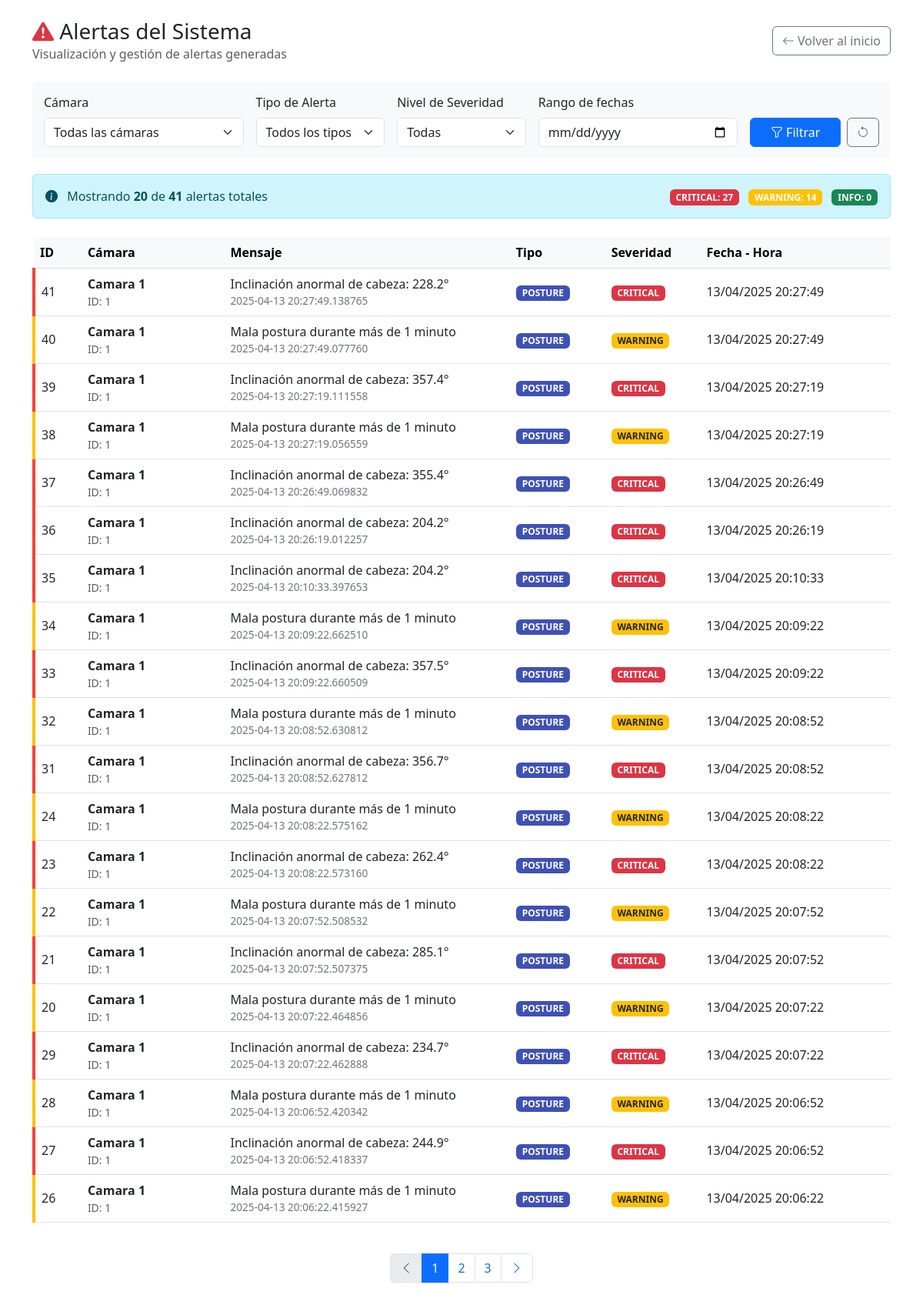
/alertas, run on the app's committed database.
### tables this page shows
CREATE TABLE alertas (
                id INTEGER PRIMARY KEY AUTOINCREMENT,
                id_camara INTEGER NOT NULL,
                mensaje TEXT NOT NULL,
                tipo TEXT NOT NULL,  -- 'postura', 'movimiento', 'conexion', etc.
                severidad TEXT NOT NULL,  -- 'info', 'warning', 'danger'
                fecha TIMESTAMP DEFAULT CURRENT_TIMESTAMP,
                FOREIGN KEY (id_camara) REFERENCES camaras(id)
            );

CREATE TABLE camaras (
                id INTEGER PRIMARY KEY AUTOINCREMENT,
                nombre TEXT NOT NULL,
                url TEXT UNIQUE NOT NULL,
                descripcion TEXT,
                angulo_min INTEGER NOT NULL DEFAULT 45,  -- Ángulo mínimo en grados
                angulo_max INTEGER NOT NULL DEFAULT 135, -- Ángulo máximo en grados
                hombros_min REAL NOT NULL DEFAULT 0.5,    -- Distancia mínima entre hombros
                hombros_max REAL NOT NULL DEFAULT 1.5,   -- Distancia máxima entre hombros
                manos_min INTEGER NOT NULL DEFAULT 30,   -- Distancia mínima de manos
                manos_max INTEGER NOT NULL DEFAULT 150,   -- Distancia máxima de manos
                ubicacion TEXT,
                activa BOOLEAN DEFAULT 1,
                fecha_instalacion TIMESTAMP DEFAULT CURRENT_TIMESTAMP,
                FOREIGN KEY (id) REFERENCES notificaciones(id_camara)
            );

### routes/alertas.py (the view, shortened to what this page needs)
    @app.route('/alertas')
    def alertas_index():
        try:
            page = request.args.get('page', 1, type=int)
            per_page = 20
            id_camara = request.args.get('camara', type=int)
            tipo = request.args.get('tipo')
            severidad = request.args.get('severidad')
            fecha = request.args.get('fecha')
            print("fecha",fecha)
            conn = get_db_connection()
            query = '''
                SELECT a.*, c.nombre as nombre_camara, c.ubicacion
                FROM alertas a
                LEFT JOIN camaras c ON a.id_camara = c.id
                WHERE 1=1
            '''
            params = []
            if id_camara:
                query += ' AND a.id_camara = ?'
                params.append(id_camara)
            if tipo:
                query += ' AND a.tipo = ?'
                params.append(tipo)
            if severidad:
                query += ' AND a.severidad = ?'
                params.append(severidad)
            print("fecha",fecha)
            count_query = 'SELECT COUNT(*) FROM (' + query + ')'
            print("count_query",count_query)
            total = conn.execute(count_query, params).fetchone()[0]
            counts_query = '''
                SELECT
                    SUM(CASE WHEN severidad = 'CRITICAL' THEN 1 ELSE 0 END) as critical,
                    SUM(CASE WHEN severidad = 'WARNING' THEN 1 ELSE 0 END) as warning,
                    SUM(CASE WHEN severidad = 'INFO' THEN 1 ELSE 0 END) as info
                FROM alertas
            '''
            counts_result = conn.execute(counts_query).fetchone()
            counts = {
                'CRITICAL': counts_result['critical'],
                'WARNING': counts_result['warning'],
                'INFO': counts_result['info']
            }
            query += ' ORDER BY a.fecha DESC LIMIT ? OFFSET ?'
            params.extend([per_page, (page - 1) * per_page])
            alertas = conn.execute(query, params).fetchall()
            camaras = conn.execute('SELECT id, nombre FROM camaras ORDER BY nombre').fetchall()
            conn.close()
            return render_template('alertas/index.html',
                                alertas=alertas,
                                camaras=camaras,
                                page=page,
                                per_page=per_page,
                                total=total,
                                counts=counts,  # NUEVO: agregamos los conteos
                                filtros={
                                    'camara': id_camara,
                                    'tipo': tipo,
                                    'severidad': severidad
                                })
        except Exception as e:
            app.logger.error(f"Error al listar alertas: {str(e)}")
            flash('Error al cargar la lista de alertas', 'error')
            return redirect(url_for('index'))

### database.py (called while the page is built)
def get_db_connection():
    conn = sqlite3.connect('monitoring.db')
    conn.row_factory = sqlite3.Row
    return conn

### templates/alertas/index.html (shortened to what this page needs)
<!DOCTYPE html>
<html lang="es">
<head>
  <link rel="stylesheet" href="https://cdn.jsdelivr.net/npm/bootstrap@5.3.0/dist/css/bootstrap.min.css">
  <link rel="stylesheet" href="https://cdn.jsdelivr.net/npm/bootstrap-icons@1.10.0/font/bootstrap-icons.css">
</head>
<body>
  <div class="container mt-4">
    <div class="d-flex justify-content-between align-items-center mb-4">
      <div>
        <h1 class="h3 mb-0">
          <i class="bi bi-exclamation-triangle-fill text-danger"></i> Alertas del Sistema
        </h1>
        <p class="text-muted mb-0">Visualización y gestión de alertas generadas</p>
      </div>
      <div>
        <a href="{{ url_for('index') }}" class="btn btn-outline-secondary">
          <i class="bi bi-arrow-left"></i> Volver al inicio
        </a>
      </div>
    </div>
    <div class="filter-section">
      <form method="get" class="row g-3">
        <div class="col-md-3">
          <label for="camara" class="form-label">Cámara</label>
          <select class="form-select" name="camara" id="camara">
            <option value="">Todas las cámaras</option>
          </select>
        </div>
        <div class="col-md-2">
          <label for="tipo" class="form-label">Tipo de Alerta</label>
          <select class="form-select" name="tipo" id="tipo">
            <option value="">Todos los tipos</option>
          </select>
        </div>
        <div class="col-md-2">
          <label for="severidad" class="form-label">Nivel de Severidad</label>
          <select class="form-select" name="severidad" id="severidad">
            <option value="">Todas</option>
          </select>
        </div>
        <div class="col-md-3">
          <label for="fecha" class="form-label">Rango de fechas</label>
          <input type="date" class="form-control" name="fecha" value="{{ filtros.fecha or '' }}">
        </div>
        <div class="col-md-2 d-flex align-items-end gap-2">
          <button type="submit" class="btn btn-primary w-100">
            <i class="bi bi-funnel"></i> Filtrar
          </button>
          <a href="?" class="btn btn-outline-secondary">
            <i class="bi bi-arrow-counterclockwise"></i>
          </a>
        </div>
      </form>
    </div>
    <div class="alert alert-info d-flex justify-content-between align-items-center mb-4">
      <div>
        <i class="bi bi-info-circle-fill me-2"></i>
        Mostrando <strong>{{ alertas|length }}</strong> de <strong>{{ total }}</strong> alertas totales
      </div>
      <div>
        <span class="badge bg-danger me-2">CRITICAL: {{ counts.CRITICAL or 0 }}</span>
        <span class="badge bg-warning me-2">WARNING: {{ counts.WARNING or 0 }}</span>
        <span class="badge bg-success">INFO: {{ counts.INFO or 0 }}</span>
      </div>
    </div>
    <div class="table-responsive">
      <table class="table table-hover align-middle">
        <thead class="table-light">
          <tr>
            <th style="width: 5%">ID</th>
            <th style="width: 15%">Cámara</th>
            <th style="width: 30%">Mensaje</th>
            <th style="width: 10%">Tipo</th>
            <th style="width: 10%">Severidad</th>
            <th style="width: 20%">Fecha - Hora</th>
          </tr>
        </thead>
        <tbody>
          {% for alerta in alertas %}
            <tr class="clickable-row severity-{{ alerta.severidad }}" onclick="window.location='#'">
              <td>{{ alerta.id }}</td>
              <td>
                <strong>{{ alerta.nombre_camara }}</strong>
                <div class="text-muted small">ID: {{ alerta.id_camara }}</div>
              </td>
              <td>
                {{ alerta.mensaje }}
                <div class="time-ago">{{ alerta.fecha }}</div>
              </td>
              <td>
                <span class="badge badge-{{ alerta.tipo }} text-white">{{ alerta.tipo }}</span>
              </td>
              <td>
                {% if alerta.severidad == 'CRITICAL' %}
                  <span class="badge bg-danger">{{ alerta.severidad }}</span>
                {% elif alerta.severidad == 'WARNING' %}
                  <span class="badge bg-warning text-dark">{{ alerta.severidad }}</span>
                {% else %}
                  <span class="badge bg-success">{{ alerta.severidad }}</span>
                {% endif %}
              </td>
              <td>{{ alerta.fecha[:10].split('-')[2] }}/{{ alerta.fecha[:10].split('-')[1] }}/{{ alerta.fecha[:10].split('-')[0] }} {{ alerta.fecha[11:19] }}</td>
            </tr>
          {% endfor %}
        </tbody>
      </table>
    </div>
    {% if alertas %}
      <nav aria-label="Paginación de alertas">
        <ul class="pagination justify-content-center mt-4">
          <li class="page-item {% if page == 1 %}disabled{% endif %}">
            <a class="page-link" href="?page={{ page-1 }}{% for key, value in filtros.items() %}{% if value %}&{{ key }}={{ value }}{% endif %}{% endfor %}">
              <i class="bi bi-chevron-left"></i>
            </a>
          </li>
          {% for p in range(1, (total // per_page) + 2) %}
            {% if p >= page-2 and p <= page+2 %}
              <li class="page-item {% if p == page %}active{% endif %}">
                <a class="page-link" href="?page={{ p }}{% for key, value in filtros.items() %}{% if value %}&{{ key }}={{ value }}{% endif %}{% endfor %}">{{ p }}</a>
              </li>
            {% endif %}
          {% endfor %}
          <li class="page-item {% if page == (total // per_page) + 1 %}disabled{% endif %}">
            <a class="page-link" href="?page={{ page+1 }}{% for key, value in filtros.items() %}{% if value %}&{{ key }}={{ value }}{% endif %}{% endfor %}">
              <i class="bi bi-chevron-right"></i>
            </a>
          </li>
        </ul>
      </nav>
    {% endif %}
  </div>
</body>
</html>

### templates/alertas/index.html (style rules this page uses)
.severity-CRITICAL { background-color: #ffebee; border-left: 4px solid #f44336; }
.severity-WARNING { background-color: #fff8e1; border-left: 4px solid #ffc107; }
.badge-POSTURE { background-color: #3f51b5; }
.table-responsive { overflow-x: auto; }
.clickable-row { cursor: pointer; }
.time-ago { font-size: 0.85rem; color: #6c757d; }
.filter-section { background-color: #f8f9fa; border-radius: 5px; padding: 15px; margin-bottom: 20px; }

### data on the page
alertas: id "41", nombre_camara "Camara 1", id_camara "1", mensaje "Inclinación anormal de cabeza: 228.2°", fecha "2025-04-13 20:27:49.138765", tipo "POSTURE", severidad "CRITICAL", fecha "13", fecha "04", fecha "2025", fecha "20:27:49"
alertas: id "40", nombre_camara "Camara 1", id_camara "1", mensaje "Mala postura durante más de 1 minuto", fecha "2025-04-13 20:27:49.077760", tipo "POSTURE", severidad "WARNING", fecha "13", fecha "04", fecha "2025", fecha "20:27:49"
alertas: id "39", nombre_camara "Camara 1", id_camara "1", mensaje "Inclinación anormal de cabeza: 357.4°", fecha "2025-04-13 20:27:19.111558", tipo "POSTURE", severidad "CRITICAL", fecha "13", fecha "04", fecha "2025", fecha "20:27:19"
alertas: id "38", nombre_camara "Camara 1", id_camara "1", mensaje "Mala postura durante más de 1 minuto", fecha "2025-04-13 20:27:19.056559", tipo "POSTURE", severidad "WARNING", fecha "13", fecha "04", fecha "2025", fecha "20:27:19"
alertas: id "37", nombre_camara "Camara 1", id_camara "1", mensaje "Inclinación anormal de cabeza: 355.4°", fecha "2025-04-13 20:26:49.069832", tipo "POSTURE", severidad "CRITICAL", fecha "13", fecha "04", fecha "2025", fecha "20:26:49"
alertas: id "36", nombre_camara "Camara 1", id_camara "1", mensaje "Inclinación anormal de cabeza: 204.2°", fecha "2025-04-13 20:26:19.012257", tipo "POSTURE", severidad "CRITICAL", fecha "13", fecha "04", fecha "2025", fecha "20:26:19"
alertas: id "35", nombre_camara "Camara 1", id_camara "1", mensaje "Inclinación anormal de cabeza: 204.2°", fecha "2025-04-13 20:10:33.397653", tipo "POSTURE", severidad "CRITICAL", fecha "13", fecha "04", fecha "2025", fecha "20:10:33"
alertas: id "34", nombre_camara "Camara 1", id_camara "1", mensaje "Mala postura durante más de 1 minuto", fecha "2025-04-13 20:09:22.662510", tipo "POSTURE", severidad "WARNING", fecha "13", fecha "04", fecha "2025", fecha "20:09:22"
alertas: id "33", nombre_camara "Camara 1", id_camara "1", mensaje "Inclinación anormal de cabeza: 357.5°", fecha "2025-04-13 20:09:22.660509", tipo "POSTURE", severidad "CRITICAL", fecha "13", fecha "04", fecha "2025", fecha "20:09:22"
alertas: id "32", nombre_camara "Camara 1", id_camara "1", mensaje "Mala postura durante más de 1 minuto", fecha "2025-04-13 20:08:52.630812", tipo "POSTURE", severidad "WARNING", fecha "13", fecha "04", fecha "2025", fecha "20:08:52"
alertas: id "31", nombre_camara "Camara 1", id_camara "1", mensaje "Inclinación anormal de cabeza: 356.7°", fecha "2025-04-13 20:08:52.627812", tipo "POSTURE", severidad "CRITICAL", fecha "13", fecha "04", fecha "2025", fecha "20:08:52"
alertas: id "24", nombre_camara "Camara 1", id_camara "1", mensaje "Mala postura durante más de 1 minuto", fecha "2025-04-13 20:08:22.575162", tipo "POSTURE", severidad "WARNING", fecha "13", fecha "04", fecha "2025", fecha "20:08:22"
alertas: id "23", nombre_camara "Camara 1", id_camara "1", mensaje "Inclinación anormal de cabeza: 262.4°", fecha "2025-04-13 20:08:22.573160", tipo "POSTURE", severidad "CRITICAL", fecha "13", fecha "04", fecha "2025", fecha "20:08:22"
alertas: id "22", nombre_camara "Camara 1", id_camara "1", mensaje "Mala postura durante más de 1 minuto", fecha "2025-04-13 20:07:52.508532", tipo "POSTURE", severidad "WARNING", fecha "13", fecha "04", fecha "2025", fecha "20:07:52"
alertas: id "21", nombre_camara "Camara 1", id_camara "1", mensaje "Inclinación anormal de cabeza: 285.1°", fecha "2025-04-13 20:07:52.507375", tipo "POSTURE", severidad "CRITICAL", fecha "13", fecha "04", fecha "2025", fecha "20:07:52"
alertas: id "20", nombre_camara "Camara 1", id_camara "1", mensaje "Mala postura durante más de 1 minuto", fecha "2025-04-13 20:07:22.464856", tipo "POSTURE", severidad "WARNING", fecha "13", fecha "04", fecha "2025", fecha "20:07:22"
alertas: id "29", nombre_camara "Camara 1", id_camara "1", mensaje "Inclinación anormal de cabeza: 234.7°", fecha "2025-04-13 20:07:22.462888", tipo "POSTURE", severidad "CRITICAL", fecha "13", fecha "04", fecha "2025", fecha "20:07:22"
alertas: id "28", nombre_camara "Camara 1", id_camara "1", mensaje "Mala postura durante más de 1 minuto", fecha "2025-04-13 20:06:52.420342", tipo "POSTURE", severidad "WARNING", fecha "13", fecha "04", fecha "2025", fecha "20:06:52"
alertas: id "27", nombre_camara "Camara 1", id_camara "1", mensaje "Inclinación anormal de cabeza: 244.9°", fecha "2025-04-13 20:06:52.418337", tipo "POSTURE", severidad "CRITICAL", fecha "13", fecha "04", fecha "2025", fecha "20:06:52"
alertas: id "26", nombre_camara "Camara 1", id_camara "1", mensaje "Mala postura durante más de 1 minuto", fecha "2025-04-13 20:06:22.415927", tipo "POSTURE", severidad "WARNING", fecha "13", fecha "04", fecha "2025", fecha "20:06:22"

### other printed values
{{ alertas|length }} "20"
{{ total }} "41"
{{ counts.CRITICAL or 0 }} "27"
{{ counts.WARNING or 0 }} "14"
{{ counts.INFO or 0 }} "0"
{{ p }} "1" "2" "3"
